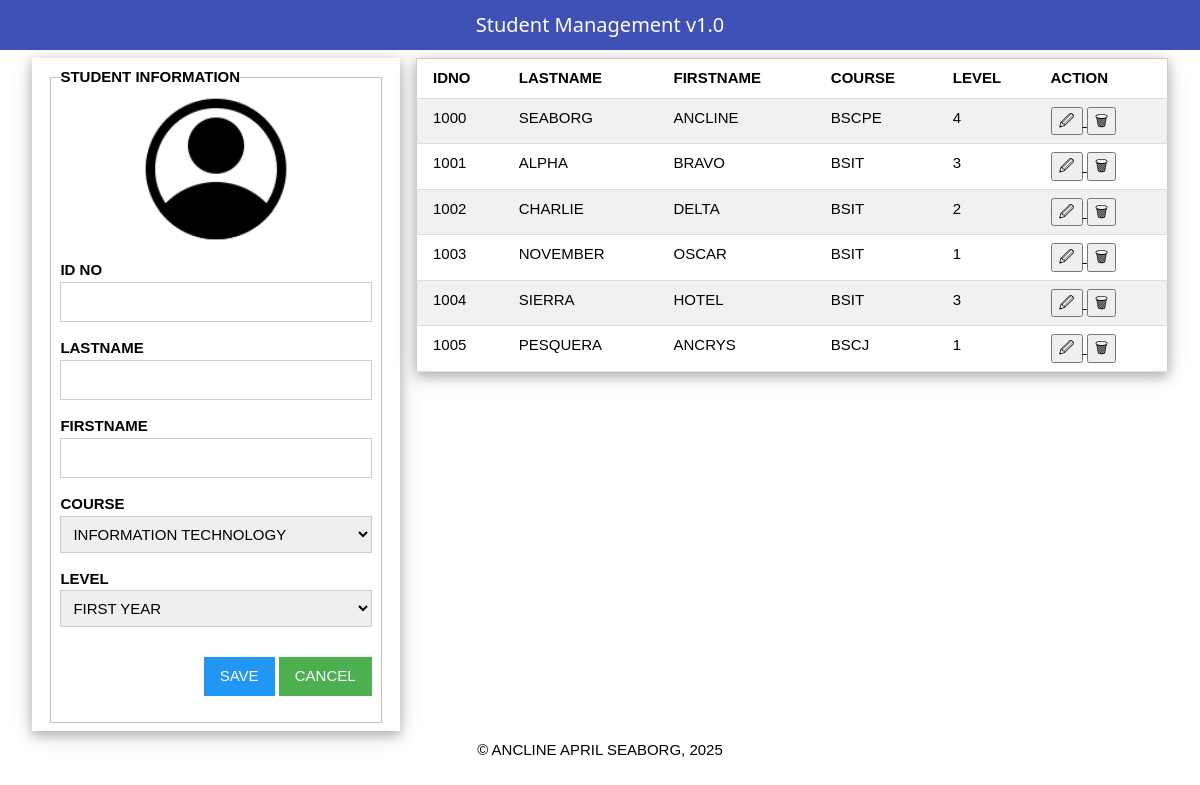
The page / on the database its author committed.
### tables this page shows
CREATE TABLE students(
id integer primary key autoincrement,
idno varchar(10) unique,
lastname varchar(50),
firstname varchar(25),
course varchar(10),
level varchar(5), image varchar(25));

### app.py (the view)
@app.route("/")
def index():
    students = getall("students")
    return render_template("index.html", studentlist=students, student=None)

### db/dbhelper.py (called while the page is built)
def getprocess(sql: str, vals: list) -> list:
    conn = connect(database)
    conn.row_factory = Row
    cursor = conn.cursor()
    cursor.execute(sql, vals)
    data = cursor.fetchall()
    cursor.close()
    conn.close()
    return data

def getall(table: str) -> list:
    sql = f"SELECT * FROM `{table}`"
    return getprocess(sql, [])

### templates/index.html (shortened to what this page needs)
{% extends 'base.html' %}
{% block content %}
<div class="w3-row-padding">
  <div class="w3-third">
    <div class="w3-card-4 w3-container w3-padding">
      <fieldset>
        <legend><b>STUDENT INFORMATION</b></legend>
        <form action="{% if student %}/update/{{ student['idno'] }}{% else %}/add{% endif %}" method="POST">
          <center>
            <img src="{{ url_for('static', filename='images/account.png') }}" style="width:150px;height:150px">
          </center>
          <p>
            <label><b>ID NO</b></label>
            <input
              type="number"
              name="idno"
              id="idno"
              class="w3-input w3-border"
              value="{% if student %}{{ student['idno'] }}{% endif %}"
              {% if not student %}required{% else %}readonly{% endif %}
            >
          </p>
          <p>
            <label><b>LASTNAME</b></label>
            <input
              type="text"
              name="lastname"
              id="lastname"
              class="w3-input w3-border"
              value="{% if student %}{{ student['lastname'] }}{% endif %}"
              required
            >
          </p>
          <p>
            <label><b>FIRSTNAME</b></label>
            <input
              type="text"
              name="firstname"
              id="firstname"
              class="w3-input w3-border"
              value="{% if student %}{{ student['firstname'] }}{% endif %}"
              required
            >
          </p>
          <p>
            <label><b>COURSE</b></label>
            <select name="course" id="course" class="w3-input w3-border">
              <option value="bsit" {% if student and student['course'] == 'bsit' %}selected{% endif %}>INFORMATION TECHNOLOGY</option>
            </select>
          </p>
          <p>
            <label><b>LEVEL</b></label>
            <select name="level" id="level" class="w3-input w3-border">
              <option value="1" {% if student and student['level'] == '1' %}selected{% endif %}>FIRST YEAR</option>
            </select>
          </p>
          <p class="w3-right">
            <input
              type="submit"
              value="{% if student %}UPDATE{% else %}SAVE{% endif %}"
              class="w3-button {% if student %}w3-orange{% else %}w3-blue{% endif %}"
            >
            {% if student %}
              <a href="/" class="w3-button w3-red">CANCEL</a>
            {% else %}
              <input type="reset" value="CANCEL" class="w3-button w3-green">
            {% endif %}
          </p>
        </form>
      </fieldset>
    </div>
  </div>
  <div class="w3-twothird">
    <table class="w3-table-all w3-card-4">
      <tr>
        <th>IDNO</th>
        <th class="w3-hide-small w3-hide-medium">LASTNAME</th>
        <th class="w3-hide-small w3-hide-medium">FIRSTNAME</th>
        <th class="w3-hide-small w3-hide-medium">COURSE</th>
        <th class="w3-hide-small w3-hide-medium">LEVEL</th>
        <th>ACTION</th>
      </tr>
      {% for student in studentlist %}
      <tr>
        <td>{{ student['idno'] }}</td>
        <td class="w3-hide-small w3-hide-medium">{{ student['lastname'].upper() }}</td>
        <td class="w3-hide-small w3-hide-medium">{{ student['firstname'].upper() }}</td>
        <td class="w3-hide-small w3-hide-medium">{{ student['course'].upper() }}</td>
        <td class="w3-hide-small w3-hide-medium">{{ student['level'].upper() }}</td>
        <td>
          <a href="/edit/{{ student['idno'] }}">
            <button>&#128393;</button>
          </a>
          <a href="/delete/{{ student['idno'] }}" onclick="return confirm('Delete this student?');">
            <button>&#128465;</button>
          </a>
        </td>
      </tr>
      {% endfor %}
    </table>
  </div>
</div>
{% endblock %}

### templates/base.html (shortened to what this page needs)
<!DOCTYPE html>
<html>
	<head>
		<link rel="stylesheet" href="{{ url_for('static',filename='css/w3.css') }}">
	</head>
	<body>
		<div class="w3-bar w3-container w3-indigo w3-center" style="position:sticky;top:0">
			<h4>Student Management v1.0</h4>
		</div>
		<div class="w3-container w3-padding">
			{% block content %}
			{% endblock %}
		</div>
		<center>
			&copy; ANCLINE APRIL SEABORG, 2025
		</center>
	</body>
</html>

### static/css/w3.css (style rules this page uses)
*,*:before,*:after { box-sizing:inherit }
html { -ms-text-size-adjust:100%;-webkit-text-size-adjust:100% }
body { margin:0 }
a { background-color:transparent }
b,strong { font-weight:bolder }
img { border-style:none }
button,input,select,textarea,optgroup { font:inherit;margin:0 }
button,input { overflow:visible }
button,select { text-transform:none }
button,[type=button],[type=reset],[type=submit] { -webkit-appearance:button }
fieldset { border:1px solid #c0c0c0;margin:0 2px;padding:.35em .625em .75em }
legend { color:inherit;display:table;max-width:100%;padding:0;white-space:normal }
html,body { font-family:Verdana,sans-serif;font-size:15px;line-height:1.5 }
html { overflow-x:hidden }
h4 { font-size:20px }
h1,h2,h3,h4,h5,h6 { font-family:"Segoe UI",Arial,sans-serif;font-weight:400;margin:10px 0 }
img { vertical-align:middle }
a { color:inherit }
.w3-table,.w3-table-all { border-collapse:collapse;border-spacing:0;width:100%;display:table }
.w3-table-all { border:1px solid #ccc }
.w3-bordered tr,.w3-table-all tr { border-bottom:1px solid #ddd }
.w3-table-all tr:nth-child(odd) { background-color:#fff }
.w3-table-all tr:nth-child(even) { background-color:#f1f1f1 }
.w3-table td,.w3-table th,.w3-table-all td,.w3-table-all th { padding:8px 8px;display:table-cell;text-align:left;vertical-align:top }
.w3-table th:first-child,.w3-table td:first-child,.w3-table-all th:first-child,.w3-table-all td:first-child { padding-left:16px }
.w3-btn,.w3-button { border:none;display:inline-block;padding:8px 16px;vertical-align:middle;overflow:hidden;text-decoration:none;color:inherit;background-color:inherit;text-align:center;cursor:pointer;white-space:nowrap }
.w3-btn,.w3-button { -webkit-touch-callout:none;-webkit-user-select:none;-khtml-user-select:none;-moz-user-select:none;-ms-user-select:none;user-select:none }
.w3-input { padding:8px;display:block;border:none;border-bottom:1px solid #ccc;width:100% }
.w3-bar { width:100%;overflow:hidden }
.w3-container:after,.w3-container:before,.w3-panel:after,.w3-panel:before,.w3-row:after,.w3-row:before,.w3-row-padding:after,.w3-row-padding:before, .w3-cell-row:before,.w3-cell-row:after,.w3-clear:after,.w3-clear:before,.w3-bar:before,.w3-bar:after { content:"";display:table;clear:both }
.w3-col,.w3-half,.w3-third,.w3-twothird,.w3-threequarter,.w3-quarter { float:left;width:100% }
@media (min-width:601px) { .w3-col.m4,.w3-third { width:33.33333% } }
@media (min-width:601px) { .w3-col.m8,.w3-twothird { width:66.66666% } }
.w3-row-padding,.w3-row-padding>.w3-half,.w3-row-padding>.w3-third,.w3-row-padding>.w3-twothird,.w3-row-padding>.w3-threequarter,.w3-row-padding>.w3-quarter,.w3-row-padding>.w3-col { padding:0 8px }
.w3-container,.w3-panel { padding:0.01em 16px }
.w3-card-4,.w3-hover-shadow:hover { box-shadow:0 4px 10px 0 rgba(0,0,0,0.2),0 4px 20px 0 rgba(0,0,0,0.19) }
.w3-center { text-align:center!important }
.w3-border { border:1px solid #ccc!important }
.w3-padding { padding:8px 16px!important }
.w3-right { float:right!important }
.w3-blue,.w3-hover-blue:hover { color:#fff!important;background-color:#2196F3!important }
.w3-green,.w3-hover-green:hover { color:#fff!important;background-color:#4CAF50!important }
.w3-indigo,.w3-hover-indigo:hover { color:#fff!important;background-color:#3f51b5!important }

### rows shown on the page
students: idno "1000", lastname "SEABORG", firstname "ANCLINE", course "BSCPE", level "4"
students: idno "1001", lastname "ALPHA", firstname "BRAVO", course "BSIT", level "3"
students: idno "1002", lastname "CHARLIE", firstname "DELTA", course "BSIT", level "2"
students: idno "1003", lastname "NOVEMBER", firstname "OSCAR", course "BSIT", level "1"
students: idno "1004", lastname "SIERRA", firstname "HOTEL", course "BSIT", level "3"
students: idno "1005", lastname "PESQUERA", firstname "ANCRYS", course "BSCJ", level "1"
